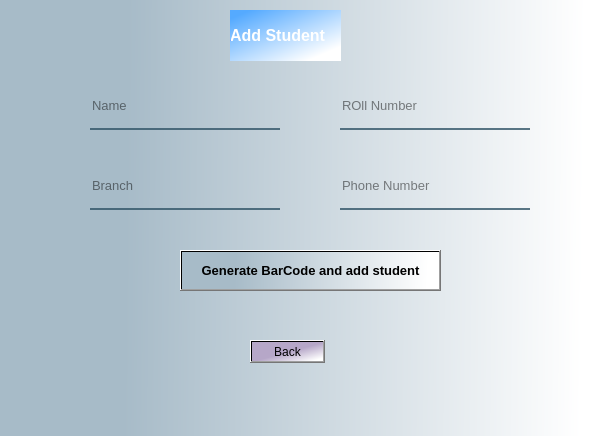
<?xml version="1.0" encoding="UTF-8"?>
<ui version="4.0">
 <class>Form</class>
 <widget class="QWidget" name="Form">
  <property name="geometry">
   <rect>
    <x>0</x>
    <y>0</y>
    <width>609</width>
    <height>436</height>
   </rect>
  </property>
  <property name="windowTitle">
   <string>Form</string>
  </property>
  <property name="styleSheet">
   <string notr="true">background-color: qlineargradient(spread:pad, x1:0.209, y1:0.147727, x2:0.96, y2:0.153409, stop:0 rgba(167, 187, 200, 255), stop:1 rgba(255, 255, 255, 255));</string>
  </property>
  <widget class="QLabel" name="label">
   <property name="geometry">
    <rect>
     <x>230</x>
     <y>10</y>
     <width>111</width>
     <height>51</height>
    </rect>
   </property>
   <property name="font">
    <font>
     <pointsize>12</pointsize>
     <weight>75</weight>
     <bold>true</bold>
    </font>
   </property>
   <property name="styleSheet">
    <string notr="true">color: qlineargradient(spread:pad, x1:0, y1:0, x2:1, y2:0, stop:0 rgba(0, 0, 219, 255), stop:1 rgba(255, 255, 255, 255));
background-color: qlineargradient(spread:pad, x1:0.0903955, y1:0.091, x2:0.831, y2:0.875, stop:0 rgba(85, 170, 255, 255), stop:1 rgba(255, 255, 255, 255));</string>
   </property>
   <property name="text">
    <string>Add Student</string>
   </property>
  </widget>
  <widget class="QLineEdit" name="lineEdit">
   <property name="geometry">
    <rect>
     <x>90</x>
     <y>90</y>
     <width>190</width>
     <height>40</height>
    </rect>
   </property>
   <property name="font">
    <font>
     <pointsize>10</pointsize>
    </font>
   </property>
   <property name="styleSheet">
    <string notr="true">background-color:rgba(0, 0, 0, 0);
border:none;
border-bottom:2px solid rgba(46, 82, 101, 200);
color:rgba(0, 0, 0, 240);
padding-bottom:7px;</string>
   </property>
   <property name="placeholderText">
    <string>Name</string>
   </property>
  </widget>
  <widget class="QLineEdit" name="lineEdit_2">
   <property name="geometry">
    <rect>
     <x>340</x>
     <y>90</y>
     <width>190</width>
     <height>40</height>
    </rect>
   </property>
   <property name="font">
    <font>
     <pointsize>10</pointsize>
    </font>
   </property>
   <property name="styleSheet">
    <string notr="true">background-color:rgba(0, 0, 0, 0);
border:none;
border-bottom:2px solid rgba(46, 82, 101, 200);
color:rgba(0, 0, 0, 240);
padding-bottom:7px;</string>
   </property>
   <property name="placeholderText">
    <string>ROll Number</string>
   </property>
  </widget>
  <widget class="QLineEdit" name="lineEdit_3">
   <property name="geometry">
    <rect>
     <x>90</x>
     <y>170</y>
     <width>190</width>
     <height>40</height>
    </rect>
   </property>
   <property name="font">
    <font>
     <pointsize>10</pointsize>
    </font>
   </property>
   <property name="styleSheet">
    <string notr="true">background-color:rgba(0, 0, 0, 0);
border:none;
border-bottom:2px solid rgba(46, 82, 101, 200);
color:rgba(0, 0, 0, 240);
padding-bottom:7px;</string>
   </property>
   <property name="placeholderText">
    <string>Branch</string>
   </property>
  </widget>
  <widget class="QLineEdit" name="lineEdit_4">
   <property name="geometry">
    <rect>
     <x>340</x>
     <y>170</y>
     <width>190</width>
     <height>40</height>
    </rect>
   </property>
   <property name="font">
    <font>
     <pointsize>10</pointsize>
    </font>
   </property>
   <property name="styleSheet">
    <string notr="true">background-color:rgba(0, 0, 0, 0);
border:none;
border-bottom:2px solid rgba(46, 82, 101, 200);
color:rgba(0, 0, 0, 240);
padding-bottom:7px;</string>
   </property>
   <property name="placeholderText">
    <string>Phone Number</string>
   </property>
  </widget>
  <widget class="QToolButton" name="toolButton">
   <property name="geometry">
    <rect>
     <x>180</x>
     <y>250</y>
     <width>261</width>
     <height>41</height>
    </rect>
   </property>
   <property name="font">
    <font>
     <pointsize>10</pointsize>
     <weight>75</weight>
     <bold>true</bold>
    </font>
   </property>
   <property name="text">
    <string>Generate BarCode and add student</string>
   </property>
  </widget>
  <widget class="QPushButton" name="pushButton">
   <property name="geometry">
    <rect>
     <x>250</x>
     <y>340</y>
     <width>75</width>
     <height>23</height>
    </rect>
   </property>
   <property name="styleSheet">
    <string notr="true">background-color: qlineargradient(spread:pad, x1:0.528, y1:0.511455, x2:0.938, y2:0.914955, stop:0 rgba(182, 167, 200, 255), stop:1 rgba(255, 255, 255, 255));</string>
   </property>
   <property name="text">
    <string>Back</string>
   </property>
  </widget>
 </widget>
 <resources/>
 <connections/>
</ui>
